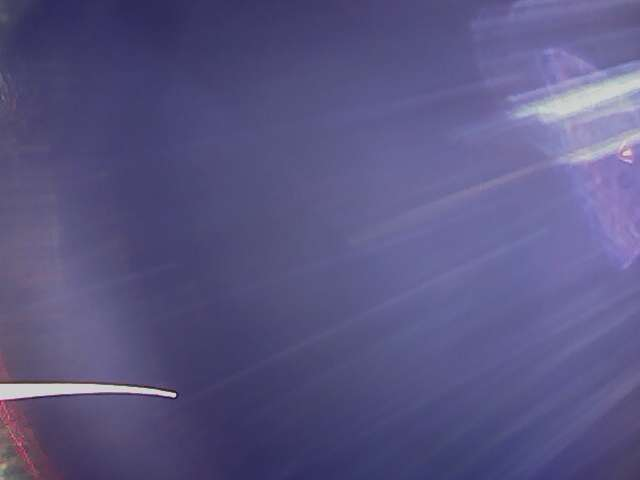
#> input picture site/images/2026-06-01-capture.jpg, 640 x 480 px, given in place of 2026-08-06.jpg, which was not available
$ python fit_picam.py ../site/images/2026-06-01-capture.jpg
#> lines starting #> are read from the running program, lines starting #| are printed output that depends on the picture
#!/usr/bin/env python3
"""Fit the main camera's lens and pointing to its real pictures.

    python scripts/fit_picam.py

Prints the numbers behind docs/picam-calibration.md and site/globe/shotcamera.js.
A one-off, so it needs numpy, scipy and pillow (the last two aren't in
pyproject.toml) and node on the path, which gives it the satellite's
velocity from the page's own site/globe/astro.js.

Two independent fits:
- the limb: from orbit it is a small circle on the sky, so the three frames
  with a horizon give the focal length and how far off nadir they looked;
- ground tie points: places read off the frames by eye against the NASA maps
  give each frame's rotation. The tie points are below, so they can be checked.
"""
from __future__ import annotations

import json
import subprocess
from pathlib import Path

import numpy as np
from PIL import Image
from scipy.optimize import least_squares
from scipy.spatial.transform import Rotation

ROOT = Path(__file__).resolve().parent.parent
SITE = ROOT / "site"
D = np.pi / 180
RE = 6371.0
FOCAL = 680.0  # what shotcamera.js uses

# (latitude, longitude, x in the frame, y in the frame)
TIES = {
    "2026-10-22-150759z": [  # the New Jersey shore: the only clear daylight coast with a known time
        (38.93, -74.96, 10, 35),  # Cape May
        (40.46, -74.00, 221, 183),  # Sandy Hook
        (39.95, -75.16, 186, 30),  # Philadelphia
        (40.50, -74.20, 240, 160),  # Raritan Bay
    ],
    "2026-10-22-154408z": [  # Singapore and Johor at night
        (1.416, 103.767, 362, 362),  # Singapore
        (1.097, 104.017, 412, 315),  # Batam
        (0.917, 104.516, 433, 235),  # Bintan
        (2.066, 103.317, 275, 450),  # Kluang
        (2.436, 103.846, 195, 375),  # Mersing
        (3.764, 103.315, 40, 460),  # Kuantan
    ],
}
# frame, which side the sky is on
LIMBS = {"2026-08-06": "left", "2026-08-26": "right", "2026-08-28": "right"}

NODE = """
import { readFileSync } from 'node:fs';
import { pathToFileURL } from 'node:url';
const site = process.argv[1];
const astro = await import(pathToFileURL(site + '/globe/astro.js').href);
const tles = JSON.parse(readFileSync(site + '/data/tle.json', 'utf8'));
const orbit = new astro.Orbit(Array.isArray(tles) ? tles : tles.tles);
const out = {};
for (const it of JSON.parse(readFileSync(site + '/data/images.json', 'utf8')).images) {
  if (!it.captured_at) continue;
  const s = orbit.stateAt(Date.parse(it.captured_at));
  out[it.id] = { lat: s.latDeg, lon: s.lonDeg, alt: s.altKm, vel: s.velocity, gmst: s.gmst };
}
console.log(JSON.stringify(out));
"""


def states() -> dict:
    run = subprocess.run(["node", "--input-type=module", "-e", NODE, str(SITE)], capture_output=True, text=True, check=True)
    return json.loads(run.stdout)


def up(lat: float, lon: float) -> np.ndarray:
    return np.array([np.cos(lat * D) * np.cos(lon * D), np.cos(lat * D) * np.sin(lon * D), np.sin(lat * D)])


# [8 lines left out: function frame_axes, not called in this run]


def fit_limb(name: str, sky: str, atmosphere_km: float = 25.0, alt_km: float = 500.0) -> tuple[float, float, float]:
    """(focal length, degrees off nadir, rms pixels) for a frame with a horizon."""
#> called with name = '2026-08-06', sky = 'left', atmosphere_km = 25, alt_km = 500
    grey = np.asarray(Image.open(SITE / "images" / f"{name}.jpg").convert("L")).astype(float)
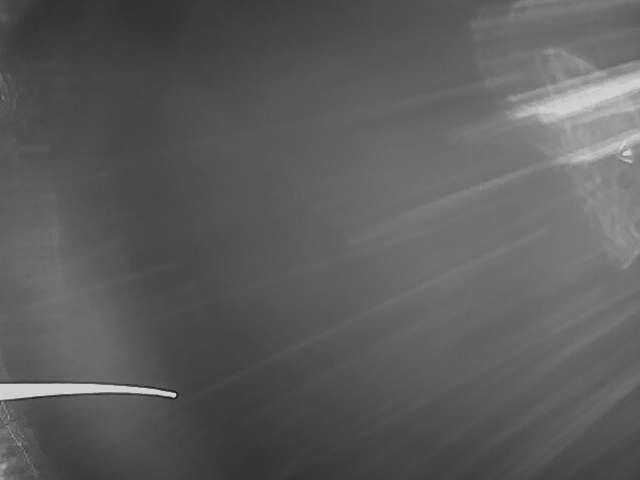
#> grey: shape (480, 640) float64; min 18, max 224, mean 92.3
    pts = []
    for y in range(8, 470, 4):
        row = np.convolve(grey[y], np.ones(3) / 3, "same")
        step = row[:-6] - row[6:] if sky == "right" else row[6:] - row[:-6]
        hits = np.where(step > 40)[0]
        if len(hits):
            x = (hits.max() if sky == "right" else hits.min()) + 3
            if 4 < x < 635:
                pts.append((x, y))
#> this loop made 116 passes
#> (hits, x) on passes 37, 39: ([619, 620, 621, 622], 622), ([618, 619, 620, 621, 622], 621)
#> x on passes 95, 96, 97, 98, 102, 104: 3, 3, 3, 3, 3, 3
#> after the loop, pts = [(622, 152), (621, 160)]
    p = np.array(pts, float)
#> p = [[622, 152], [621, 160]]
    rho = np.arcsin((RE + atmosphere_km) / (RE + alt_km))

    def res(q: np.ndarray) -> np.ndarray:
        f, az, el = q
        n = np.array([np.cos(el) * np.cos(az), np.cos(el) * np.sin(az), np.sin(el)])
        d = np.c_[(p[:, 0] - 320) / f, (p[:, 1] - 240) / f, np.ones(len(p))]
        d /= np.linalg.norm(d, axis=1, keepdims=True)
        return (np.arccos(np.clip(d @ n, -1, 1)) - rho) * f

    best = None
    for az in np.radians(np.arange(0, 360, 30)):
        for el in np.radians([20, 40, 60]):
            r = least_squares(res, [FOCAL, az, el], bounds=([450, -10, -2], [1000, 10, 2]), loss="soft_l1", f_scale=2.0)
            if best is None or r.cost < best.cost:
                best = r
#> this loop made 12 passes
    f, az, el = best.x
    return f, 90 - el / D, float(np.sqrt(np.mean(res(best.x) ** 2)))


# [46 lines left out: functions fit_ties, pointing, not called in this run]


def main() -> None:
    print("limb (assuming 500 km up and an edge 25 km above the ground)")
    limb = []
    for name, sky in LIMBS.items():
        f, off, rms = fit_limb(name, sky)
        limb.append(f)
        print(f"  {name}: focal {f:.0f} px, {2 * np.degrees(np.arctan(400 / f)):.1f} deg diagonal, {off:.0f} deg off nadir, rms {rms:.2f} px")
#|   2026-08-06: focal 680 px, 60.9 deg diagonal, 92 deg off nadir, rms 0.00 px
#> pass 2 of the loop in main, `for name, sky in LIMBS.items():`:
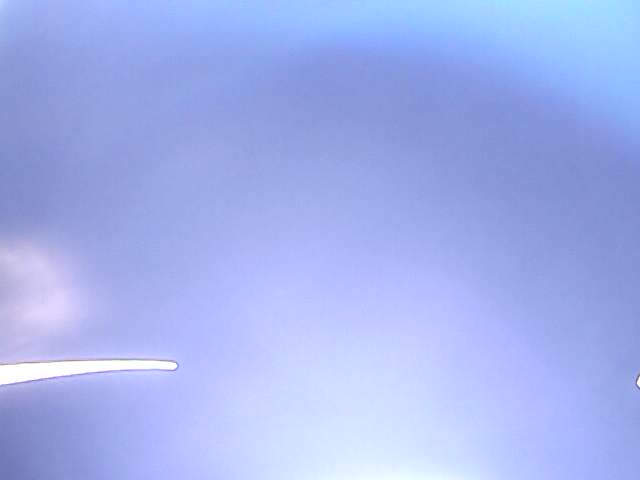
#> input picture site/images/2026-07-08-cam.jpg, 640 x 480 px, given in place of 2026-08-26.jpg, which was not available
#> in fit_limb (call 2), `grey = np.asarray(Image.open(SITE / "images" / f"{name}.jpg").convert(..`:
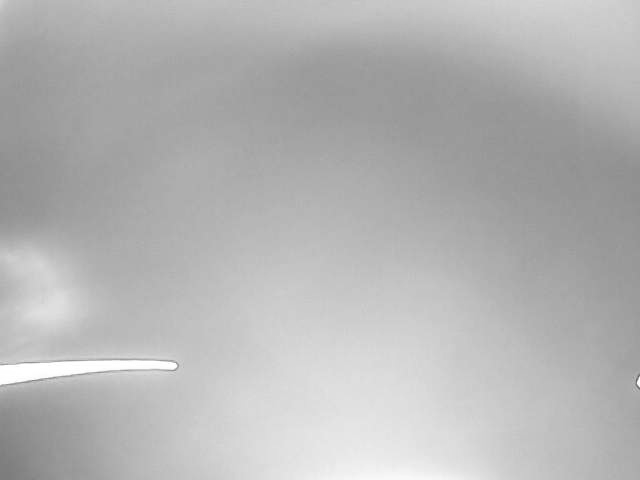
#> grey: shape (480, 640) float64; min 93, max 255, mean 180.8
#|   2026-08-26: focal 667 px, 61.9 deg diagonal, 79 deg off nadir, rms 0.00 px
    st = states()
    print("ground tie points")
    for name, ties in TIES.items():
        M_free, f_free, rms_free = fit_ties(st[name], ties, None)
        M, _, rms = fit_ties(st[name], ties, FOCAL)
        p = pointing(st[name], M)
        print(f"  {name}: free focal {f_free:.0f} px (rms {rms_free:.1f} px); at {FOCAL:.0f} px, rms {rms:.1f} px: "
              f"pitch {p['pitch']:+.1f}, roll {p['roll']:+.1f}, yaw {p['yaw']:+.1f}, {p['off_nadir']:.1f} deg off nadir")
        _, _, flipped = fit_ties(st[name], [(a, b, 640 - u, v) for a, b, u, v in ties], FOCAL)
        print(f"    the same tie points on a mirrored frame: rms {flipped:.1f} px")


if __name__ == "__main__":
#> (the run stopped early here; a loop or call above may not have finished)
